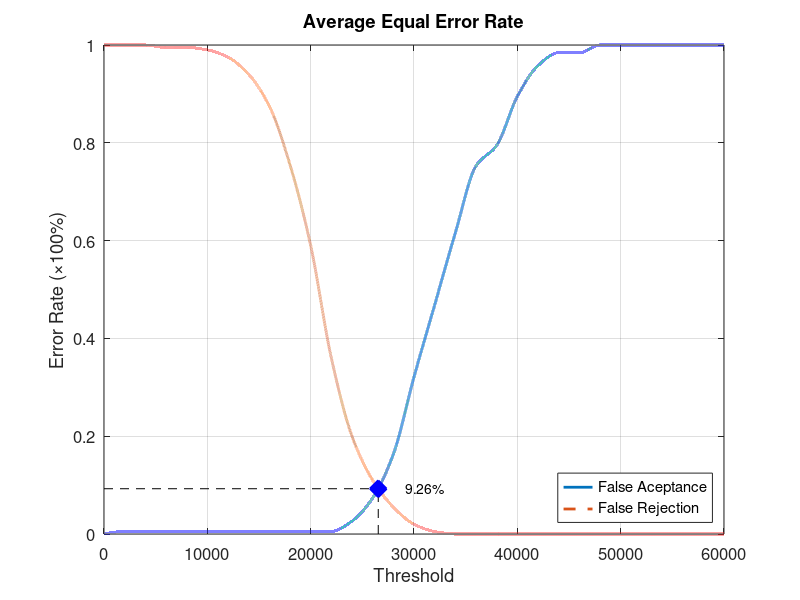
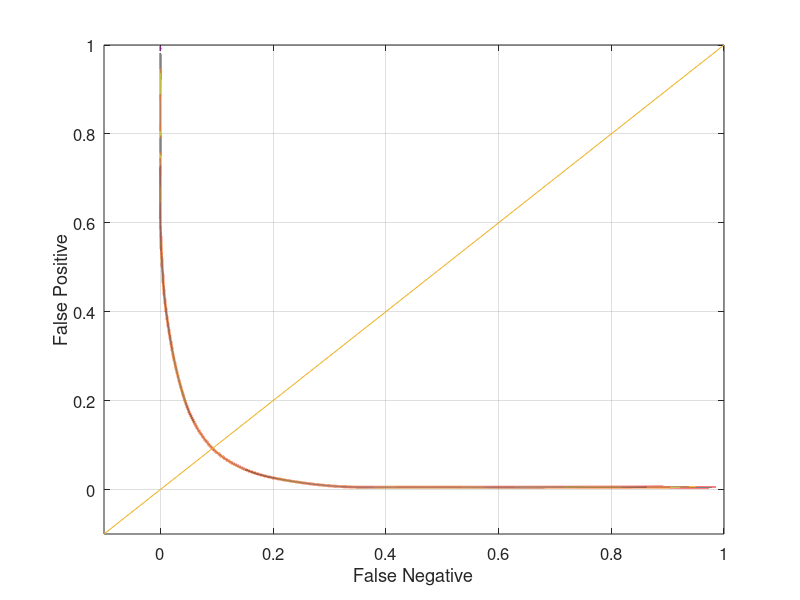

These figures' MATLAB source, in order:
function yEER = Database1_3
close all;
clear;
clc;
x = 0:2000:60000;
xq = 0:0.5:60000;

y0 = [0 0.00526316 0.00526316 0.00526316 0.00526316 0.00526316 0.00526316 0.00526316 0.00526316 0.00526316 0.00526316 0.00526316 0.0263158 0.0736842 0.163158 0.321053 0.468421 0.615789 0.752632 0.794737 0.894737 0.957895 0.984211 0.984211 1 1 1 1 1 1 1];
yy0 = interp1(x, y0, xq, 'pchip');
y1 = [1 1 1 0.995 0.995 0.99 0.975 0.94 0.875 0.755 0.59 0.36 0.2 0.11 0.055 0.02 0.005 0 0 0 0 0 0 0 0 0 0 0 0 0 0];
yy1 = interp1(x, y1, xq, 'pchip');

% Calculating EER: 
y2 = abs(y0 - y1);
find(y2 == min(y2))
yy2 = abs(yy0 - yy1);
xEER = find(yy2 == min(yy2));
xEERIndex = xq(xEER) % X-axis EER
yEER = yy0(xEER) % Y-axis EER

main = figure
plot(xq, yy0,'-','LineWidth', 2);	hold on
plot(xq, yy1,'--','LineWidth', 2);	hold on
plot([xEERIndex xEERIndex], [0 yEER], 'k--');	hold on
plot([0 xEERIndex], [yEER yEER], 'k--');	hold on
plot(xEERIndex, yEER, 'bx', 'LineWidth', 10);	hold on
text(xEERIndex + 10 * xEERIndex / 100, yEER, [num2str(round((10000 * yEER)) / 100) '%'])
legend('False Aceptance', 'False Rejection', 'Location', 'SouthEast')
xlabel('Threshold')
ylabel('Error Rate (\times100%)')
title('Average Equal Error Rate')
set(gca, 'FontSize', 12)
axis([0 60000 0 1])
grid on

print(main, 'Database1_3Main', '-dpng');
FNRxFPR = figure('Color', [1 1 1]);
plot(yy1, yy0, '-', yy1, yy0, 'LineWidth', 2);
hold on
y = -0.1:0.1:1
plot(y, y); 
set(gca, 'FontSize', 12)
xlabel('False Negative')
ylabel('False Positive')
axis([-0.1 1 -0.1 1])
set(gca, 'FontSize', 12)
grid on

print(FNRxFPR, 'Database1_3FNRxFPR','-dpng');
end
